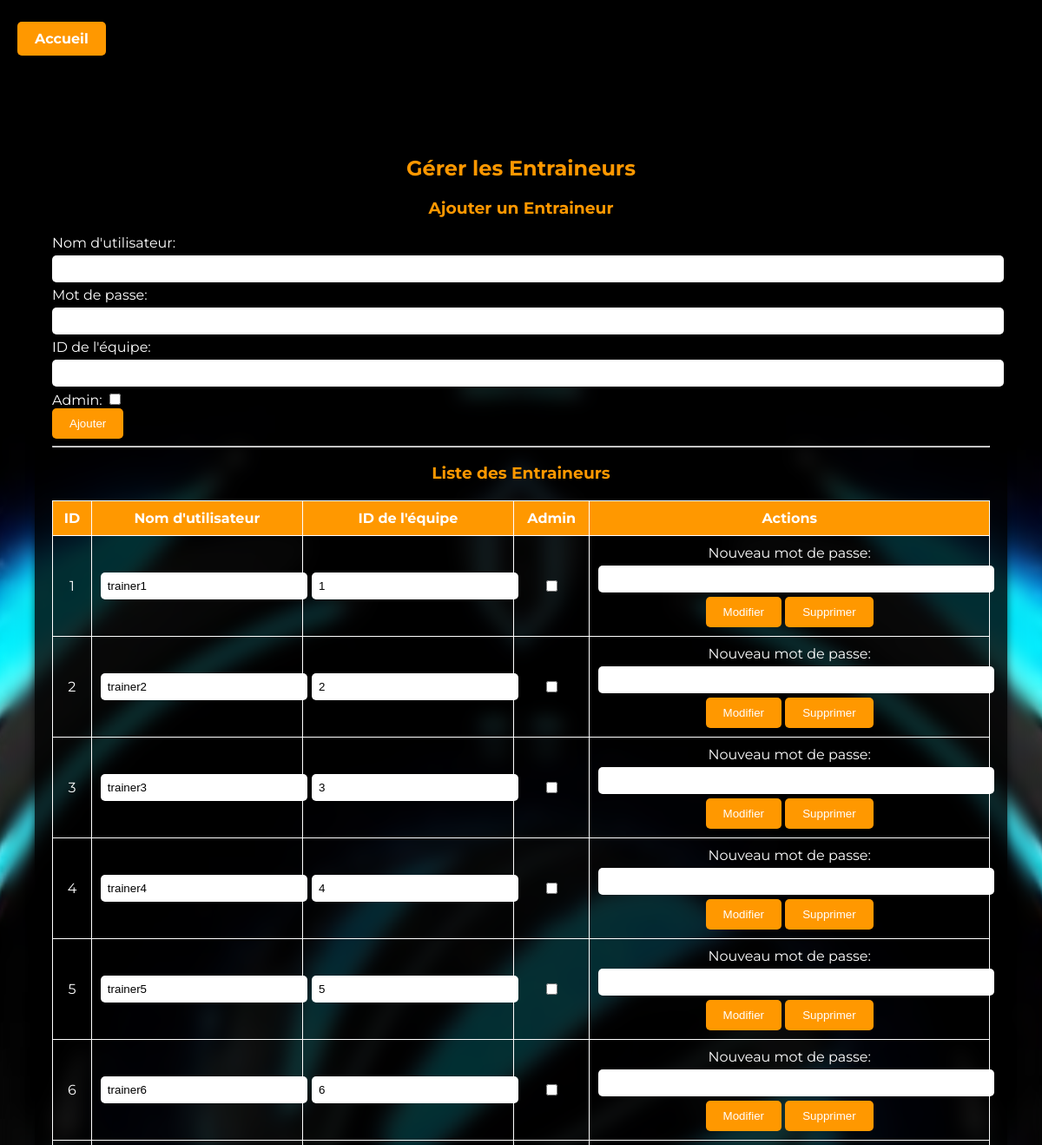
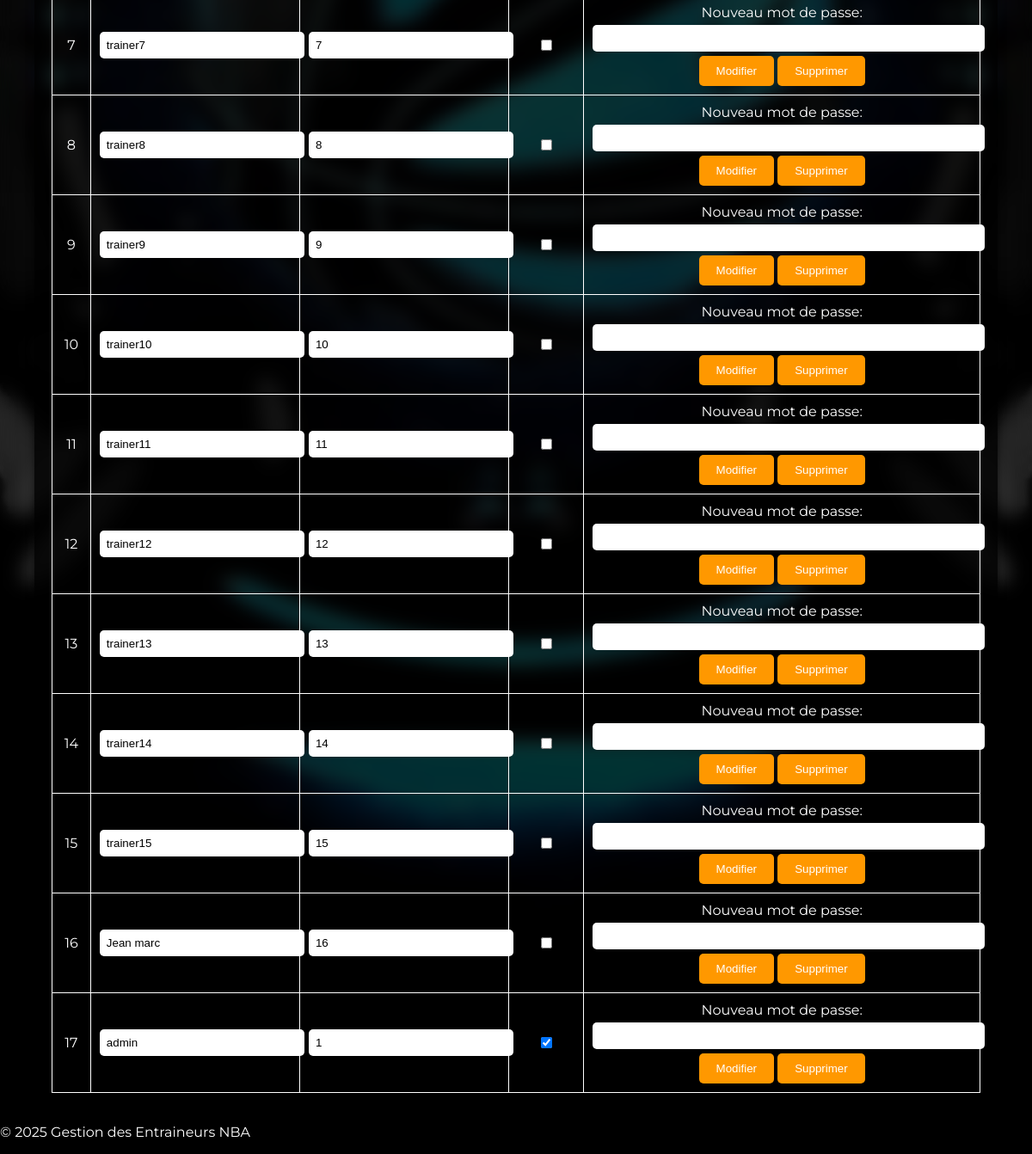
The app's page /Modifier_compte.php with its own data (2 pictures, top to bottom).
### tables this page shows
CREATE TABLE `trainers` (
  `id` int(11) NOT NULL,
  `username` varchar(50) NOT NULL,
  `password` varchar(255) NOT NULL,
  `team_id` int(11) DEFAULT NULL,
  `is_admin` tinyint(1) DEFAULT 0
);

### Modifier_compte.php (the view, shortened to what this page needs)
<?php
$host = "localhost";
$user = "root";
$passwd = "";
$bdd = "playoff_try";
$conn = mysqli_connect($host, $user, $passwd, $bdd);
$query = "SELECT * FROM trainers";
$result = mysqli_query($conn, $query);
?>
<!DOCTYPE html>
<html lang="fr">
<head>
    <link rel="stylesheet" href="Modifier_compte.css">
</head>
<body>
    <header>
        <nav>
            <ul>
                <li><a href="acceuil.php" class="active">Accueil</a></li>
            </ul>
        </nav>
    </header>
    <div class="container">
        <h2>Gérer les Entraineurs</h2>
        <h3>Ajouter un Entraineur</h3>
        <form method="POST" action="">
            <label>Nom d'utilisateur: <input type="text" name="username" required></label><br>
            <label>Mot de passe: <input type="password" name="password" required></label><br>
            <label>ID de l'équipe: <input type="number" name="team_id"></label><br>
            <label>Admin: <input type="checkbox" name="is_admin"></label><br>
            <button type="submit" name="add_entraineur">Ajouter</button>
        </form>
        <hr>
        <h3>Liste des Entraineurs</h3>
        <table>
            <tr>
                <th>ID</th>
                <th>Nom d'utilisateur</th>
                <th>ID de l'équipe</th>
                <th>Admin</th>
                <th>Actions</th>
            </tr>
            <?php while ($row = mysqli_fetch_assoc($result)): ?>
            <tr>
                <form method="POST" action="">
                    <td><?php echo htmlspecialchars($row['id']); ?></td>
                    <td><input type="text" name="username" value="<?php echo htmlspecialchars($row['username']); ?>" required></td>
                    <td><input type="number" name="team_id" value="<?php echo $row['team_id']; ?>"></td>
                    <td><input type="checkbox" name="is_admin" <?php echo $row['is_admin'] ? 'checked' : ''; ?>></td>
                    <td>
                        <label>Nouveau mot de passe: <input type="password" name="password"></label><br>
                        <button type="submit" name="update_entraineur">Modifier</button>
                        <button type="submit" name="delete_entraineur" onclick="return confirm('Êtes-vous sûr de vouloir supprimer cet entraineur ?');">Supprimer</button>
                    </td>
                </form>
            </tr>
            <?php endwhile; ?>
        </table>
    </div>
        <p>&copy; 2025 Gestion des Entraineurs NBA</p>
</body>
</html>

### Modifier_compte.css (style rules this page uses)
body { font-family: 'Montserrat', sans-serif; margin: 0; padding: 0; background: url('bg_arbitre.jpg') no-repeat center center/cover; color: white; }
body::before { content: ""; position: absolute; top: 0; left: 0; width: 100%; height: 100%; background: inherit; filter: blur(10px); z-index: -1; }
header { display: flex; justify-content: space-between; align-items: center; padding: 35px 20px; background: rgb(0, 0, 0); margin-bottom: 50px; }
nav ul { list-style: none; display: flex; padding: 0; margin: 0; }
nav ul li { margin-right: 20px; }
nav ul li a { text-decoration: none; color: white; font-weight: bold; padding: 10px 20px; border-radius: 5px; transition: 0.3s; }
nav ul li a:hover, nav ul li a.active { background: #ff9800; }
.container { width: 90%; margin: auto; background: rgba(0, 0, 0, 0.8); border-radius: 10px; padding: 20px; box-shadow: 0px 4px 10px rgba(0, 0, 0, 0.6); }
h2, h3 { text-align: center; color: #ff9800; }
table { width: 100%; margin-top: 20px; border-collapse: collapse; color: white; }
th, td { padding: 10px; text-align: center; border: 1px solid white; }
th { background: #ff9800; }
input[type="text"], input[type="number"], input[type="password"] { width: 100%; padding: 8px; border-radius: 5px; border: none; margin: 5px 0; }
button { padding: 10px 20px; background: #ff9800; border: none; border-radius: 5px; color: white; cursor: pointer; transition: background 0.3s ease-in-out; }

### records on screen
trainers: id "1", username "trainer1", team_id "1"
trainers: id "2", username "trainer2", team_id "2"
trainers: id "3", username "trainer3", team_id "3"
trainers: id "4", username "trainer4", team_id "4"
trainers: id "5", username "trainer5", team_id "5"
trainers: id "6", username "trainer6", team_id "6"
trainers: id "7", username "trainer7", team_id "7"
trainers: id "8", username "trainer8", team_id "8"
trainers: id "9", username "trainer9", team_id "9"
trainers: id "10", username "trainer10", team_id "10"
trainers: id "11", username "trainer11", team_id "11"
trainers: id "12", username "trainer12", team_id "12"
trainers: id "13", username "trainer13", team_id "13"
trainers: id "14", username "trainer14", team_id "14"
trainers: id "15", username "trainer15", team_id "15"
trainers: id "16", username "Jean marc", team_id "16"
trainers: id "17", username "admin", team_id "1", is_admin "☑"
